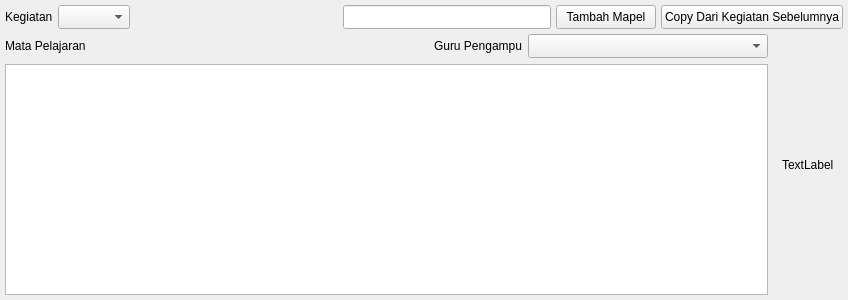
<?xml version="1.0" encoding="UTF-8"?>
<ui version="4.0">
 <class>Form</class>
 <widget class="QWidget" name="Form">
  <property name="geometry">
   <rect>
    <x>0</x>
    <y>0</y>
    <width>848</width>
    <height>300</height>
   </rect>
  </property>
  <property name="windowTitle">
   <string>Form</string>
  </property>
  <layout class="QGridLayout" name="gridLayout_2" columnstretch="1,0">
   <property name="leftMargin">
    <number>5</number>
   </property>
   <property name="topMargin">
    <number>5</number>
   </property>
   <property name="rightMargin">
    <number>5</number>
   </property>
   <property name="bottomMargin">
    <number>5</number>
   </property>
   <property name="spacing">
    <number>5</number>
   </property>
   <item row="0" column="0" colspan="2">
    <widget class="QWidget" name="widget" native="true">
     <property name="sizePolicy">
      <sizepolicy hsizetype="Preferred" vsizetype="Maximum">
       <horstretch>0</horstretch>
       <verstretch>0</verstretch>
      </sizepolicy>
     </property>
     <layout class="QGridLayout" name="gridLayout">
      <property name="leftMargin">
       <number>0</number>
      </property>
      <property name="topMargin">
       <number>0</number>
      </property>
      <property name="rightMargin">
       <number>0</number>
      </property>
      <property name="bottomMargin">
       <number>0</number>
      </property>
      <property name="spacing">
       <number>5</number>
      </property>
      <item row="0" column="0">
       <widget class="QLabel" name="label_2">
        <property name="text">
         <string>Kegiatan</string>
        </property>
       </widget>
      </item>
      <item row="0" column="1">
       <widget class="QComboBox" name="cbo_kegiatan">
        <property name="minimumSize">
         <size>
          <width>0</width>
          <height>24</height>
         </size>
        </property>
       </widget>
      </item>
      <item row="0" column="2">
       <spacer name="horizontalSpacer">
        <property name="orientation">
         <enum>Qt::Horizontal</enum>
        </property>
        <property name="sizeHint" stdset="0">
         <size>
          <width>208</width>
          <height>20</height>
         </size>
        </property>
       </spacer>
      </item>
      <item row="0" column="3">
       <widget class="QLineEdit" name="list_input_pelajaran">
        <property name="minimumSize">
         <size>
          <width>0</width>
          <height>24</height>
         </size>
        </property>
       </widget>
      </item>
      <item row="0" column="4">
       <widget class="QPushButton" name="btn_tambah_pelajaran">
        <property name="minimumSize">
         <size>
          <width>100</width>
          <height>24</height>
         </size>
        </property>
        <property name="text">
         <string>Tambah Mapel</string>
        </property>
       </widget>
      </item>
      <item row="0" column="5">
       <widget class="QPushButton" name="btn_copy_pelajaran">
        <property name="minimumSize">
         <size>
          <width>180</width>
          <height>24</height>
         </size>
        </property>
        <property name="text">
         <string>Copy Dari Kegiatan Sebelumnya</string>
        </property>
       </widget>
      </item>
     </layout>
    </widget>
   </item>
   <item row="1" column="1" rowspan="2">
    <widget class="QWidget" name="widget_2" native="true">
     <property name="sizePolicy">
      <sizepolicy hsizetype="Preferred" vsizetype="Expanding">
       <horstretch>0</horstretch>
       <verstretch>0</verstretch>
      </sizepolicy>
     </property>
     <layout class="QGridLayout" name="gridLayout_3">
      <item row="0" column="0">
       <widget class="QLabel" name="label">
        <property name="text">
         <string>TextLabel</string>
        </property>
       </widget>
      </item>
     </layout>
    </widget>
   </item>
   <item row="1" column="0" rowspan="2">
    <widget class="QWidget" name="widget_3" native="true">
     <property name="sizePolicy">
      <sizepolicy hsizetype="Preferred" vsizetype="Expanding">
       <horstretch>0</horstretch>
       <verstretch>0</verstretch>
      </sizepolicy>
     </property>
     <layout class="QGridLayout" name="gridLayout_4">
      <property name="leftMargin">
       <number>0</number>
      </property>
      <property name="topMargin">
       <number>0</number>
      </property>
      <property name="rightMargin">
       <number>0</number>
      </property>
      <property name="bottomMargin">
       <number>0</number>
      </property>
      <property name="horizontalSpacing">
       <number>10</number>
      </property>
      <property name="verticalSpacing">
       <number>0</number>
      </property>
      <item row="0" column="0" rowspan="2">
       <widget class="QWidget" name="widget_4" native="true">
        <layout class="QGridLayout" name="gridLayout_5">
         <property name="leftMargin">
          <number>0</number>
         </property>
         <property name="topMargin">
          <number>0</number>
         </property>
         <property name="rightMargin">
          <number>0</number>
         </property>
         <property name="bottomMargin">
          <number>0</number>
         </property>
         <item row="0" column="2">
          <widget class="QLabel" name="label_5">
           <property name="text">
            <string>Guru Pengampu</string>
           </property>
          </widget>
         </item>
         <item row="0" column="3">
          <widget class="QComboBox" name="cbo_guru">
           <property name="minimumSize">
            <size>
             <width>240</width>
             <height>24</height>
            </size>
           </property>
          </widget>
         </item>
         <item row="0" column="0">
          <widget class="QLabel" name="label_3">
           <property name="text">
            <string>Mata Pelajaran</string>
           </property>
          </widget>
         </item>
         <item row="1" column="0" colspan="4">
          <widget class="QTableWidget" name="tbl_mapel"/>
         </item>
         <item row="0" column="1">
          <spacer name="horizontalSpacer_2">
           <property name="orientation">
            <enum>Qt::Horizontal</enum>
           </property>
           <property name="sizeHint" stdset="0">
            <size>
             <width>40</width>
             <height>20</height>
            </size>
           </property>
          </spacer>
         </item>
        </layout>
       </widget>
      </item>
     </layout>
    </widget>
   </item>
  </layout>
 </widget>
 <resources/>
 <connections/>
</ui>
